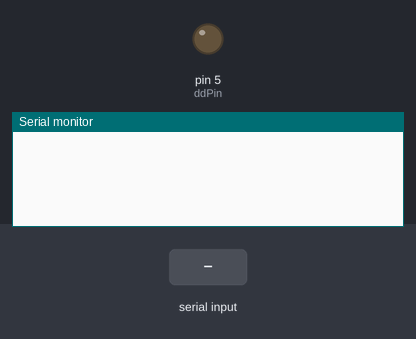
The sketch below on a simulated Arduino Uno, built with avr-gcc and run on an emulated ATmega328P. Parts: output pins drawn as LEDs (lit = HIGH), the last lines printed to the serial monitor. Inputs (shaded band) come from the test bench.

Above: at 1.2 s.
1.3 s: "R" received over Serial
At 2.0 s:
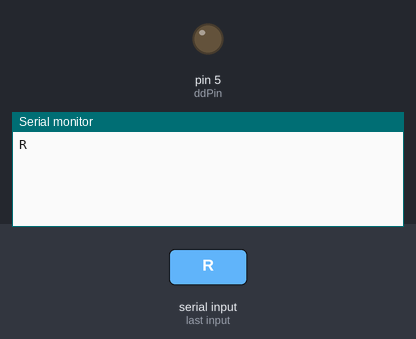
2.8 s: "A" received over Serial
At 4.0 s:
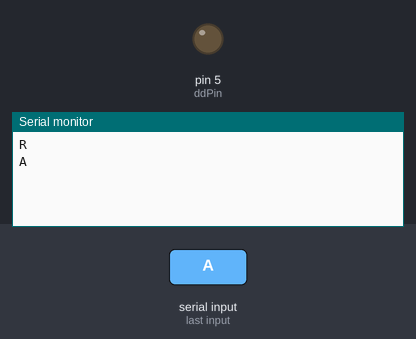
4.3 s: "V" received over Serial
At 5.4 s:
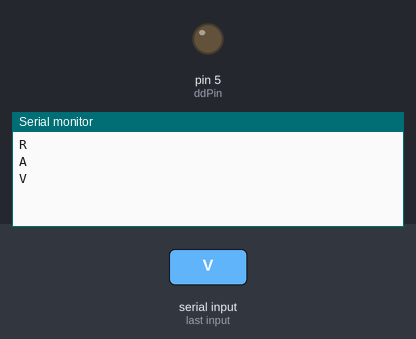

Measured:
- after the input at 1.3 s, the serial monitor: prints a new line at once (image 1)
- after the input at 2.8 s, the serial monitor: prints a new line at once (image 2)
- after the input at 4.3 s, the serial monitor: prints a new line at once (image 3)

The sketch:

RoombaController.ino
```cpp
#include <SoftwareSerial.h>
#include "roombaDefines.h"

//Roomba Create2 connection
int rxPinRoomba = 10;
int txPinRoomba = 11;
SoftwareSerial Roomba(rxPinRoomba,txPinRoomba);

char junk;
String inputString="";

void startSafe() {
  Roomba.write(128); //start
  Roomba.write(131); //SAFE mode
}
void goForward() {
  Roomba.write(137);                  //Drive
  Roomba.write((byte)0x00);         //0x00c8 == 200 velocitye high byte
  Roomba.write(0xc8);             //Velocity low byte
  Roomba.write(0x80);           //Radius high byte
  Roomba.write((byte)0x00);   //Radius low byte
}
void goBackward() {
  Roomba.write(137);                  //Drive
  Roomba.write(0xff);               //0xff38 == -200 velocitye high byte
  Roomba.write(0x38);             //Velocity low byte
  Roomba.write(0x80);           //Radius high byte
  Roomba.write((byte)0x00);   //Radius low byte
}
void halt() {
  byte j = 0x00;
  Roomba.write(137);
  Roomba.write(j);
  Roomba.write(j);
  Roomba.write(j);
  Roomba.write(j);
}
void driveWheels(int right, int left) {
  clamp(right, -500, 500);
  clamp(left, -500, 500);
  Roomba.write(145);
  Roomba.write(right >> 8);
  Roomba.write(right);
  Roomba.write(left >> 8);
  Roomba.write(left);
}

// run once, when the sketch starts
void setup() {
 Serial.begin(9600); // set the baud rate to 9600, same should be of your Serial Monitor
 Roomba.begin(19200);
 pinMode(ddPin, OUTPUT);
}

//READOUT incomming bluetooth message, then do task
void loop() {
  if(Serial.available()){
  while(Serial.available())
    {
      char inChar = (char)Serial.read(); //read the input
      inputString += inChar;        //make a string of the characters coming on serial
    }
    Serial.println(inputString);
    while (Serial.available() > 0)
    { junk = Serial.read() ; }      // clear the serial buffer


    if(inputString == "R"){ //RECHTS
      driveWheels(-150,150); //range  -500/500

    } else if(inputString == "A"){  //ACHTERUIT
      goBackward();

    } else if(inputString =="V"){ // VOORUIT
      goForward();

    } else if(inputString == "L"){ //LINKS
      driveWheels(150,-150); //range  -500/500

    } else if(inputString == "0"){  //turn OFF
      halt();

    } else if(inputString == "1"){ //turn ON
      startSafe();
    }

    inputString = "";
  }
}
```

roombaDefines.h
```cpp
#define clamp(value, min, max) (value < min ? min : value > max ? max : value)

#define ON 1
#define OFF 0

//Motor Drive
# define MAX_SPEED 220 // 70% of top speed ==> 256
# define MIN_SPEED 70

int motorSpeed = 100;

char command = 0; // variable to store command received from IR or BT remote control
char state = 0;

int buttonPin = 12;
int ledPin=13;
int ddPin=5; //device detect

bool debrisLED;
bool spotLED;
bool dockLED;
bool warningLED;
byte color;
byte intensity;

char digit1;
char digit2;
char digit3;
char digit4;

//blocking sensor functions - these will request data and wait until a response is recieved, then return the response

int getSensorData(byte sensorID);
int * getSensorData(byte numOfRequests, byte requestIDs[]);

bool getSensorData(byte * buffer, byte bufferLength);

byte single_byte_packets[22] = { 7, 8, 9, 10, 11, 12, 13, 14, 15, 17, 18, 21, 24, 34, 35, 36, 37, 38, 45, 52, 53, 58};
bool is_in_array(byte val);
```
